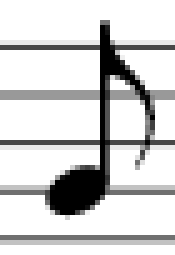
#> input picture Database/eighth_note/WX20180429-200956.png, 35 x 51 px (shown 5 times larger)
$ python -i Pic_segment.py   (imports and definitions only)   (older library calls are emulated)
#> lines starting #> are read from the running program, lines starting #| are printed output that depends on the picture; after the words box and inside, x2 and y2 are one past the last pixel; in counts of white or black regions, pixels touching at a corner belong together
#> further down, picture is the input picture: shape (51, 35, 3); min 0, max 255, mean 210.6
#!/usr/bin/env python3
# -*- coding: utf-8 -*-
"""
Created on Sat Apr 21 17:31:58 2018

@author: yifengluo

# ==== ==== ==== ==== ==== ==== ==== ==== ==== ==== ==== ==== ==== ==== ==== ==
# Import libraries
# ==== ==== ==== ==== ==== ==== ==== ==== ==== ==== ==== ==== ==== ==== ==== ==
"""
import cv2
import numpy as np
import matplotlib.pyplot as plt
import pandas as pd
import copy

"""
# ==== ==== ==== ==== ==== ==== ==== ==== ==== ==== ==== ==== ==== ==== ==== ==
# Pre-defines functions
# ==== ==== ==== ==== ==== ==== ==== ==== ==== ==== ==== ==== ==== ==== ==== ==
"""
def convert(image):
    '''
        # Attempt 1
        m, n = image.shape

        result = np.zeros((m, n))
        for i in range(m):
        for j in range(n):
        if image[i, j] == 255:
        result[i, j] = 0

        if image[i, j] == 0:
        result[i, j] = 255

        return result
        '''
    # Attempt 2
    result = copy.copy(image)
    result[ image == 255] = 0
    result[ image == 0] = 255

    return result

def remove_staff_lines(image, staff_lines):

    image[staff_lines == 255] = 0

    return image

def binarize_and_convert(img):
    m,n = img.shape
    result = np.zeros([m, n], dtype = np.uint8)

    for i in range(m):
        for j in range(n):

            if img[i, j] > 200:
                result[i, j] = 0

            if img[i,j] < 200:
                result[i, j] = 255

    return result


"""
    # ==== ==== ==== ==== ==== ==== ==== ==== ==== ==== ==== ==== ==== ==== ==== ==
    # Main function (Image Processing)
    # ==== ==== ==== ==== ==== ==== ==== ==== ==== ==== ==== ==== ==== ==== ==== ==

    cv2.imshow('test', )
    cv2.waitKey(1)
    cv2.destroyAllWindows()

    """

# ==== ==== ==== ==== ==== ==== ==== ==== ==== ==== ==== ==== ==== ==== ==== ==
# Set up
# ==== ==== ==== ==== ==== ==== ==== ==== ==== ==== ==== ==== ==== ==== ==== ==

def segment(img):


    img_gray = cv2.cvtColor(img, cv2.COLOR_BGR2GRAY)

    (thresh, img_bw) = cv2.threshold(img_gray, 128, 255, cv2.THRESH_BINARY | cv2.THRESH_OTSU)
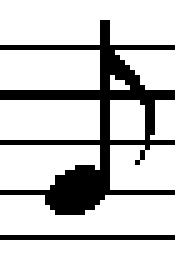
#> img_bw: shape (51, 35) (shown 5 times larger); 78% white; 2 black regions, box (x1, y1, x2, y2) and area: (0, 4, 35, 43) 358, (0, 47, 35, 48) 35
#> thresh = 159
    img_bw = convert(img_bw)
#> in convert, `result[ image == 255] = 0`: result: shape (51, 35); every value is 0

    # ==== ==== ==== ==== ==== ==== ==== ==== ==== ==== ==== ==== ==== ==== ==== ==
    # Pre-process Image
    # (Morphological Filtering)
    # ==== ==== ==== ==== ==== ==== ==== ==== ==== ==== ==== ==== ==== ==== ==== ==

    dash_filter = np.ones([1, 2])
    staff_line_filter = np.ones([1, 40])

    # Erosion: keep the horizontal lines only
    im_temp_ero = cv2.dilate(img_bw, dash_filter, iterations = 1)
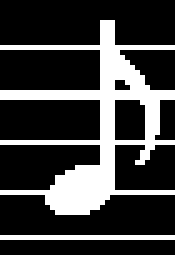
#> im_temp_ero: shape (51, 35) (shown 5 times larger); 24.8% white; 2 white regions, box (x1, y1, x2, y2) and area: (0, 4, 35, 43) 408, (0, 47, 35, 48) 35
    # Dilation: smooth the horizontal lines
    im_temp_dil = cv2.erode(im_temp_ero, staff_line_filter, iterations = 1)
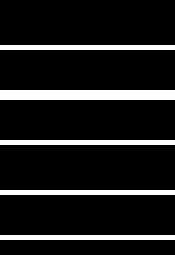
#> im_temp_dil: shape (51, 35) (shown 5 times larger); 11.8% white in thin lines or dots, all inside (x1, y1, x2, y2) = (0, 9, 35, 48)

    img_staff_lines = im_temp_dil

    notes = remove_staff_lines(img_bw, img_staff_lines)
#> in remove_staff_lines, `image[staff_lines == 255] = 0`:
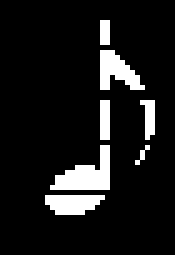
#> image: shape (51, 35) (shown 5 times larger); 10.3% white; 7 white regions (4 under 20 px), largest, box (x1, y1, x2, y2) and area: (10, 29, 22, 38) 57, (20, 10, 29, 18) 42, (9, 39, 21, 43) 38

    # Use closing to fill up missing parts
    # 1. Vertical
    vertical_filter = np.ones([3, 1])

    notes = cv2.dilate(notes, vertical_filter, iterations = 1)
#> notes: shape (51, 35); 14.2% white; 1 white region, box (x1, y1, x2, y2) and area: (9, 3, 31, 44) 253
    notes = cv2.erode(notes, vertical_filter, iterations = 1)
#> notes: shape (51, 35); 11.5% white; 1 white region, box (x1, y1, x2, y2) and area: (9, 4, 31, 43) 205

    # 2. Horizontal
    horizontal_filter = np.ones([1, 4])

    notes = cv2.dilate(notes, horizontal_filter, iterations = 1)
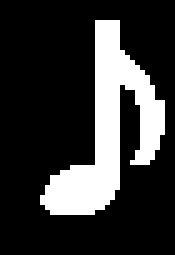
#> notes: shape (51, 35) (shown 5 times larger); 21% white; 1 white region, box (x1, y1, x2, y2) and area: (8, 4, 33, 43) 375
    notes = cv2.erode(notes, horizontal_filter, iterations = 1)
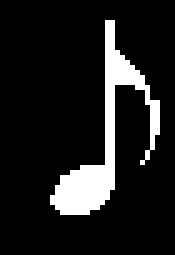
#> notes: shape (51, 35) (shown 5 times larger); 11.8% white; 1 white region
    note_copy = copy.copy(notes)
    # ==== ==== ==== ==== ==== ==== ==== ==== ==== ==== ==== ==== ==== ==== ==== ==
    # Extract information (Find contours and segmentation)
    # ==== ==== ==== ==== ==== ==== ==== ==== ==== ==== ==== ==== ==== ==== ==== ==

    img2, contours, hierarchy = cv2.findContours(note_copy, cv2.RETR_EXTERNAL, cv2.CHAIN_APPROX_SIMPLE)
#> contours = 1 contour; box (x1, y1, x2, y2) and area: (10, 4, 32, 43) 146

    canvas = np.zeros(img_bw.shape)
    cv2.drawContours(canvas, contours, -1, 1)
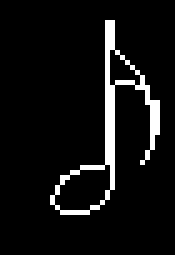
#> canvas: shape (51, 35) float64 (shown 5 times larger); values 0 (black) and 1 (white), 6.7% white in thin lines or dots, all inside (x1, y1, x2, y2) = (10, 4, 32, 43)

    # Segmentation
    seg_set = []
    for i in range(len(contours)):
        # Use a list to store all contours
        contour_list = list(contours[i])

        # Coordinate of each contour
        row = []
        column = []

        for j in range(len(contour_list)):

            row.append(contour_list[j][0, 1])
            column.append(contour_list[j][0, 0])

        r_min = np.min(row)
        r_max = np.max(row)

        c_min = np.min(column)
        c_max = np.max(column)

        seg_set.append(notes[r_min-3 : r_max+3, c_min-3 : c_max+3])
#> this loop made 1 pass
#> (r_min, r_max, c_min, c_max) on pass 1: (4, 42, 10, 31)
#> after the loop, seg_set = 1 item
    return seg_set,notes

>>> import cv2
>>> picture = cv2.imread('Database/eighth_note/WX20180429-200956.png')
>>> result = segment(picture)

$ run again, on Database/eighth_note/WX20180429-201014.png
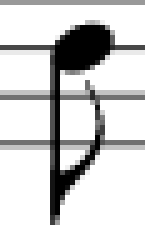
#> input picture Database/eighth_note/WX20180429-201014.png, 29 x 50 px (shown 5 times larger)
#> picture is the input picture: shape (50, 29, 3); min 0, max 255, mean 210.2
#> in segment, `(thresh, img_bw) = cv2.threshold(img_gray, 128, 255, cv2.THRESH_BINARY..`:
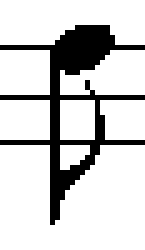
#> img_bw: shape (50, 29) (shown 5 times larger); 81.2% white; 1 black region, box (x1, y1, x2, y2) and area: (0, 5, 29, 45) 273
#> thresh = 143
#> im_temp_ero: shape (50, 29); 22.6% white; 1 white region, box (x1, y1, x2, y2) and area: (0, 5, 29, 45) 327
#> im_temp_dil: shape (50, 29); 6% white in thin lines or dots, all inside (x1, y1, x2, y2) = (0, 9, 29, 29)
#> image: shape (50, 29); 12.8% white; 6 white regions (3 under 20 px), largest, box (x1, y1, x2, y2) and area: (10, 29, 20, 45) 60, (10, 10, 22, 19) 55, (11, 5, 23, 9) 39
#> contours = 1 contour; box (x1, y1, x2, y2) and area: (11, 5, 24, 45) 144
#> in segment, `cv2.drawContours(canvas, contours, -1, 1)`:
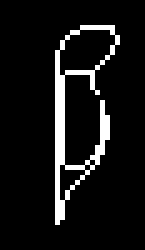
#> canvas: shape (50, 29) float64 (shown 5 times larger); values 0 (black) and 1 (white), 8.3% white in thin lines or dots, all inside (x1, y1, x2, y2) = (11, 5, 24, 45)
#> the loop in segment, `for i in range(len(contours)):` made 1 pass
#> (r_min, r_max, c_min, c_max) on pass 1: (5, 44, 11, 23)
#> after the loop in segment, `for i in range(len(contours)):`: seg_set = 1 item
